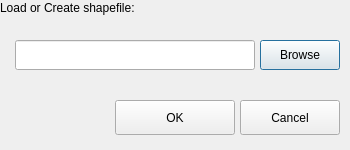
<?xml version="1.0" encoding="UTF-8"?>
<ui version="4.0">
 <class>readDialog</class>
 <widget class="QDialog" name="readDialog">
  <property name="windowModality">
   <enum>Qt::ApplicationModal</enum>
  </property>
  <property name="geometry">
   <rect>
    <x>0</x>
    <y>0</y>
    <width>350</width>
    <height>150</height>
   </rect>
  </property>
  <property name="minimumSize">
   <size>
    <width>350</width>
    <height>150</height>
   </size>
  </property>
  <property name="maximumSize">
   <size>
    <width>350</width>
    <height>150</height>
   </size>
  </property>
  <property name="windowTitle">
   <string>CESMapper</string>
  </property>
  <property name="sizeGripEnabled">
   <bool>false</bool>
  </property>
  <property name="modal">
   <bool>true</bool>
  </property>
  <widget class="QLineEdit" name="input">
   <property name="geometry">
    <rect>
     <x>15</x>
     <y>40</y>
     <width>240</width>
     <height>30</height>
    </rect>
   </property>
   <property name="readOnly">
    <bool>true</bool>
   </property>
  </widget>
  <widget class="QLabel" name="label">
   <property name="geometry">
    <rect>
     <x>0</x>
     <y>0</y>
     <width>152</width>
     <height>16</height>
    </rect>
   </property>
   <property name="text">
    <string>Load or Create shapefile:</string>
   </property>
  </widget>
  <widget class="QPushButton" name="inputButton">
   <property name="geometry">
    <rect>
     <x>260</x>
     <y>40</y>
     <width>80</width>
     <height>30</height>
    </rect>
   </property>
   <property name="text">
    <string>Browse</string>
   </property>
  </widget>
  <widget class="QPushButton" name="cancelButton">
   <property name="geometry">
    <rect>
     <x>240</x>
     <y>100</y>
     <width>100</width>
     <height>35</height>
    </rect>
   </property>
   <property name="text">
    <string>Cancel</string>
   </property>
  </widget>
  <widget class="QPushButton" name="OKButton">
   <property name="geometry">
    <rect>
     <x>115</x>
     <y>100</y>
     <width>120</width>
     <height>35</height>
    </rect>
   </property>
   <property name="text">
    <string>OK</string>
   </property>
  </widget>
 </widget>
 <resources/>
 <connections/>
</ui>
